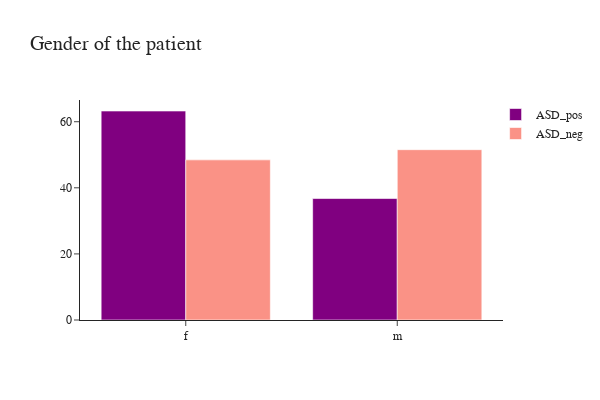

Write notebook code for a chart like this one.
### Markdown cell above
### Gender

### Code cell
fig = go.Figure()
fig.add_trace(go.Histogram(x=ASD_pos['gender'],histnorm='percent',
              name='ASD_pos', marker_color = 'purple'),
              )
fig.add_trace(go.Histogram(x=ASD_neg['gender'],histnorm='percent',
              name='ASD_neg', marker_color = 'salmon', opacity=0.85),
             )  

fig.update_layout(title="Gender of the patient", 
                  font_family="San Serif",
                  titlefont={'size': 20},
                  template='simple_white',
                  width=600, 
                  height=400,
                  legend=dict(
                  orientation="v", y=1, yanchor="top", x=1.20, xanchor="right" )                 
                 ).update_xaxes(categoryorder='total descending')
fig.show()

### Figure 1 — Plotly figure (JSON) as saved in the notebook; plotly's stock layout.template omitted (floating-point values rounded to 4 significant figures; data arrays with more than 128 entries replaced by an {"elided": "..."} marker saying what was removed)
{"data": [{"histnorm": "percent", "marker": {"color": "purple"}, "name": "ASD_pos", "type": "histogram", "x": {"elided": "185 str values"}}, {"histnorm": "percent", "marker": {"color": "salmon"}, "name": "ASD_neg", "opacity": 0.85, "type": "histogram", "x": {"elided": "615 str values"}}], "layout": {"font": {"family": "San Serif"}, "height": 400, "legend": {"orientation": "v", "x": 1.2, "xanchor": "right", "y": 1, "yanchor": "top"}, "title": {"font": {"size": 20}, "text": "Gender of the patient"}, "width": 600, "xaxis": {"categoryorder": "total descending"}}}
